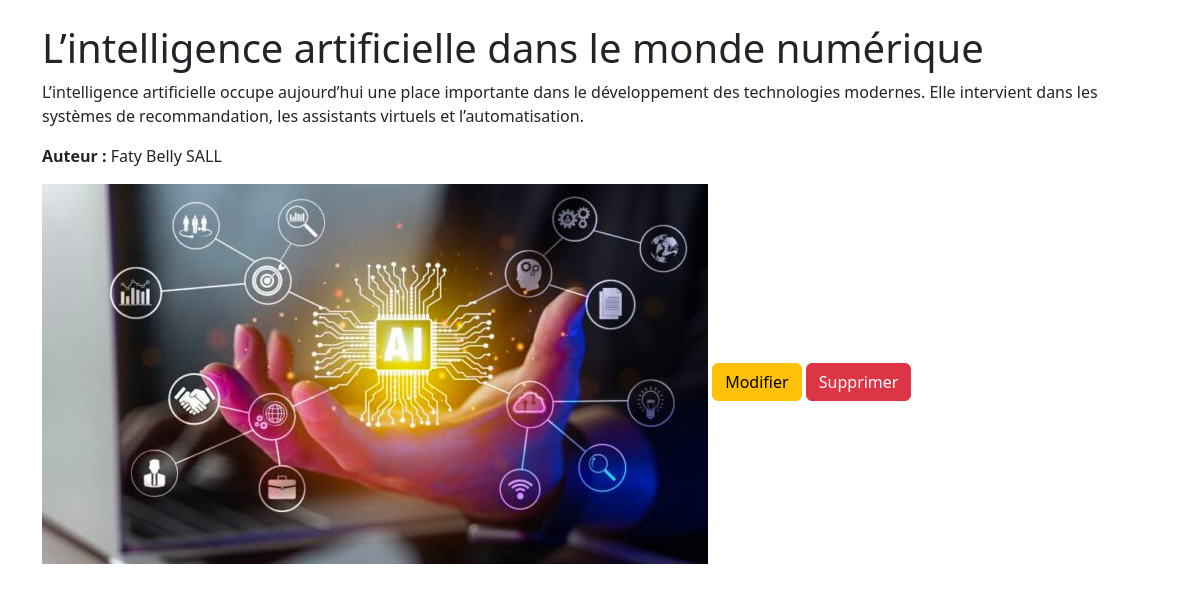
Screenshot of /article/2/ with the database file from the repository.
### blog/models.py (models this page shows, shortened)
class Article(models.Model):
    titre = models.CharField(max_length=200)
    contenu = models.TextField()
    date_publication = models.DateTimeField(auto_now_add=True)
    auteur = models.CharField(max_length=100)
    image = models.ImageField(upload_to='articles/', blank=True, null=True)

### blog/views.py (the view)
# urls.py: path('article/<int:pk>/', ArticleDetailView.as_view(), name='article_detail'),
class ArticleDetailView(DetailView):
    model = Article
    template_name = 'blog/article_detail.html'

### blog/templates/blog/article_detail.html (shortened to what this page needs)
<!DOCTYPE html>
<html>
<head>
    <link href="https://cdn.jsdelivr.net/npm/bootstrap@5.3.0/dist/css/bootstrap.min.css" rel="stylesheet">
</head>
<body class="container mt-4">
<h1>{{ object.titre }}</h1>
<p>{{ object.contenu }}</p>
<p><strong>Auteur :</strong> {{ object.auteur }}</p>
{% if object.image %}
    <img src="{{ object.image.url }}" class="img-fluid mb-3">
{% endif %}
<a href="{% url 'article_update' object.pk %}" class="btn btn-warning">Modifier</a>
<a href="{% url 'article_delete' object.pk %}" class="btn btn-danger">Supprimer</a>
</body>
</html>

### rows the page displays
Article: titre "L’intelligence artificielle dans le monde numérique", contenu "L’intelligence artificielle occupe aujourd’hui une place importante dans le développement des technologies modernes. Elle intervient dans les systèmes de recommandation, les assistants virtuels et l’automatisation.", auteur "Faty Belly SALL", image (picture)
